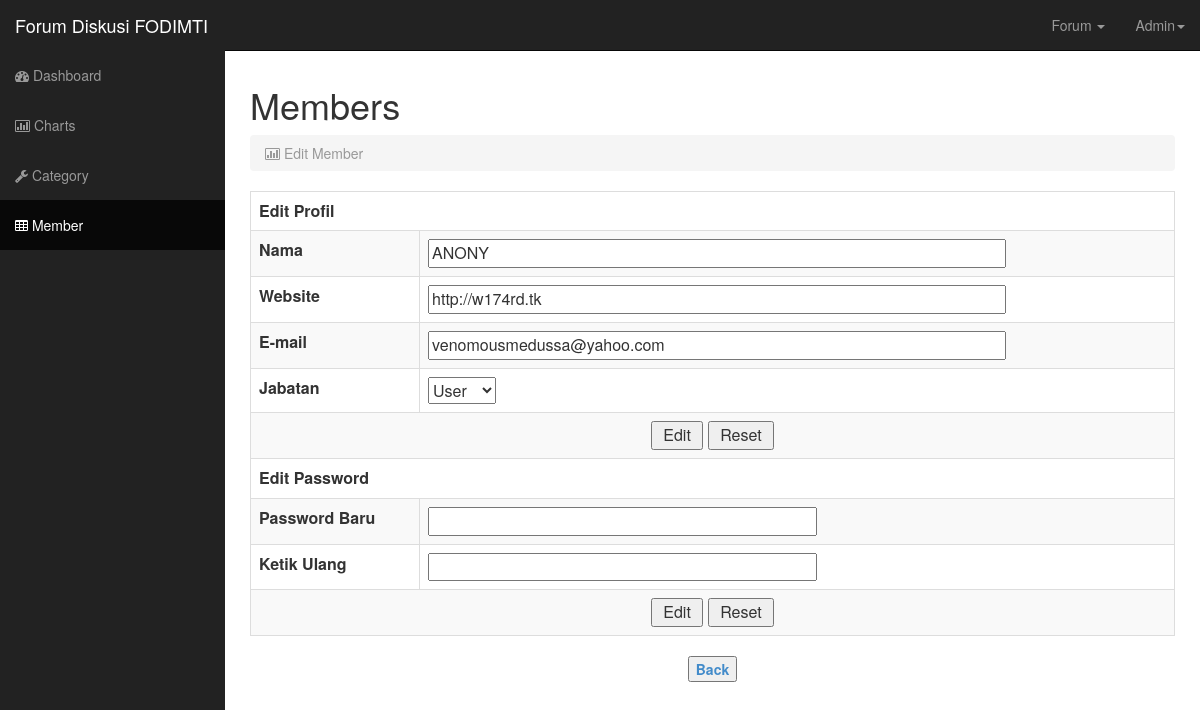
/control/edit-member.php?idu=1 (signed in), run on the app's committed database.
### tables this page shows
CREATE TABLE IF NOT EXISTS `users` (
  `idu` int(11) NOT NULL AUTO_INCREMENT,
  `nama` varchar(20) NOT NULL,
  `email` varchar(30) NOT NULL,
  `password` varchar(300) NOT NULL,
  `nope` varchar(20) NOT NULL,
  `tanggal` text NOT NULL,
  `web` varchar(100) NOT NULL,
  `avatar` varchar(100) NOT NULL,
  `jml_posting` int(6) NOT NULL,
  `jabat` varchar(50) NOT NULL,
  PRIMARY KEY (`idu`)
);

### control/edit-member.php (the view, shortened to what this page needs)
<html lang="en">
  <head>
    <link href="css/bootstrap.css" rel="stylesheet">
    <link href="css/sb-admin.css" rel="stylesheet">
    <link rel="stylesheet" href="font-awesome/css/font-awesome.min.css">
    <link rel="stylesheet" href="http://cdn.oesmith.co.uk/morris-0.4.3.min.css">
	<?php
if(isset($_SESSION['id_user'])){
	if($_SESSION['jabat'] == "admin"){
?>
  </head>
  <body>
    <div id="wrapper">
      <nav class="navbar navbar-inverse navbar-fixed-top" role="navigation">
        <div class="navbar-header">
          <a class="navbar-brand" href="../home.php">Forum Diskusi FODIMTI</a>
        </div>
        <div class="collapse navbar-collapse navbar-ex1-collapse">
          <ul class="nav navbar-nav side-nav">
            <li><a href="index.php"><i class="fa fa-dashboard"></i> Dashboard</a></li>
            <li><a href="charts.php"><i class="fa fa-bar-chart-o"></i> Charts</a></li>
			<li><a href="category.php"><i class="fa fa-wrench"></i> Category</a></li>
            <li class="active"><a href="member.php"><i class="fa fa-table"></i> Member</a></li>
          </ul>
          <ul class="nav navbar-nav navbar-right navbar-user">
            <li class="dropdown alerts-dropdown">
              <a href="#" class="dropdown-toggle" data-toggle="dropdown"> Forum <b class="caret"></b></a>
            </li>
			<li class="dropdown alerts-dropdown">
              <a href="#" class="dropdown-toggle" data-toggle="dropdown">Admin<b class="caret"></b></a>
            </li>
          </ul>
        </div>
      </nav>
      <div id="page-wrapper">
        <div class="row">
          <div class="col-lg-12">
		  <h1>Members</h1>
<ol class="breadcrumb">
              <li class="active"><i class="fa fa-bar-chart-o"></i> Edit Member</li>
            </ol>
<?php
$idu=$_GET['idu'];
$sql="SELECT * FROM users WHERE idu = '$idu'";
$result=mysql_query($sql);
$rows=mysql_fetch_array($result);
?>
<div class="table-responsive">
<form action="edit-member-kirim.php" method="post">
	<table class="table table-bordered table-hover table-striped tablesorter">
	<tr>
		<tr>
			<td colspan="2"><b>Edit Profil</b></td>
		</tr>
		<tr>
			<td><b>Nama</b></td><td> <input type="text" name="nama" size="61" value="<?php echo $rows['nama'];?>"/></td>
		</tr>
		<tr>
			<td><b>Website</b></td><td> <input type="text" name="web" size="61" value="<?php echo $rows['web'];?>"/></td>
		</tr>
		<tr>
			<td><b>E-mail</b></td><td> <input type="text" name="email" size="61" value="<?php echo $rows['email'];?>"/></td>
		</tr>
		<tr>
			<td><b>Jabatan</b></td><td> <select name="jabatan"><option value="admin">Admin</option><option value="user" selected>User</option></select></td>
		</tr>
		<tr>
			<td colspan="2"><center><input type="submit" value=" Edit "> <input type="reset" value=" Reset "></center></td>
		</tr>
<form action="edit-member-password.php" method="post">
		<tr>
			<td colspan="2"><b>Edit Password</b></font></td>
		</tr>
		<tr>
			<td><b>Password Baru</b></td><td> <input type="password" name="password_baru" size="40" /></td>
		</tr>
		<tr>
			<td><b>Ketik Ulang</b></td><td> <input type="password" name="ketik_ulang" size="40" /></td>
		</tr>
		<tr>
			<td colspan="2"><center><input type="submit" value=" Edit "> <input type="reset" value=" Reset "></center></td>
		</tr>
	</tr>
	</table>
</form>
</div>
<div align="center"><button class="button"><a onClick="self.history.back()"><b>Back</b></a></button></div>
  </div>
        </div>
      </div>
    </div>
  </body>
</html>
<?php
	}else{
		echo "Bukan Area Newbie";
	}
}
else {
	echo "Anda tidak memiliki akun";
}
?>

### control/css/sb-admin.css (style rules this page uses)
body { margin-top: 50px; }
#wrapper { padding-left: 0; }
#page-wrapper { width: 100%; padding: 5px 15px; }
@media (min-width:768px) { #wrapper { padding-left: 225px; } }
@media (min-width:768px) { #page-wrapper { padding: 15px 25px; } }
@media (min-width:768px) { .side-nav { margin-left: -225px; left: 225px; width: 225px; position: fixed; top: 50px; height: 100%; border-radius: 0; border: none; background-color: #222222; overflow-y: auto; } }
@media (min-width:768px) { .side-nav>li>a { width: 225px; } }
@media (min-width:768px) { .navbar-collapse { padding-left: 15px !important; padding-right: 15px !important; } }

### data on the page
users: nama "ANONY", web "http://w174rd.tk", email "venomousmedussa@yahoo.com"
